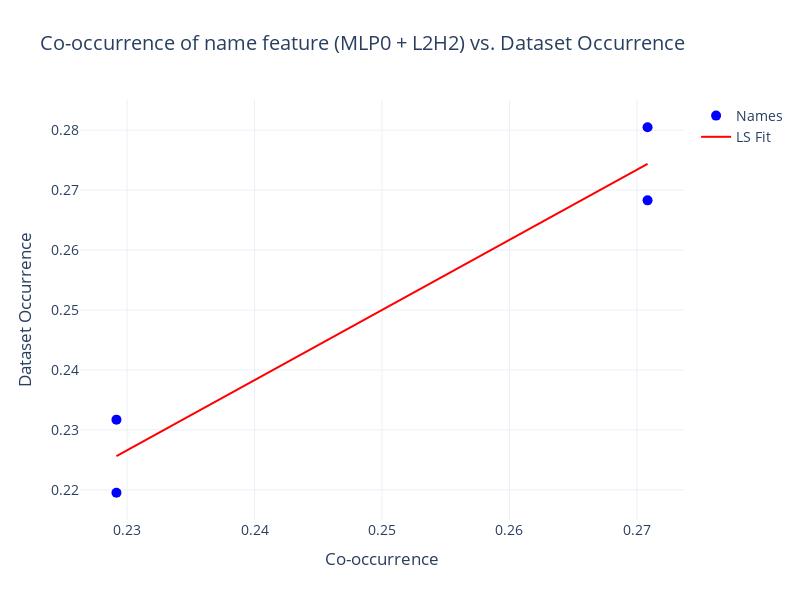

Notebook code cell kept with this figure:
### Code cell
import numpy as np
import plotly.graph_objects as go
from scipy.stats import linregress

dataset_occurrence = np.array([23, 22, 18, 19])
dataset_occurrence = np.divide(dataset_occurrence, np.sum(dataset_occurrence))
co_occurrence = np.array([13, 13, 11, 11]) / np.sum([13, 13, 11, 11])

# Perform linear regression
slope, intercept, r_value, p_value, std_err = linregress(co_occurrence, dataset_occurrence)

# Create the line of best fit
line_of_best_fit = slope * co_occurrence + intercept

fig = go.Figure()

fig.add_trace(go.Scatter(x=co_occurrence, y=dataset_occurrence,
                         mode='markers',
                         name='Names',
                         marker=dict(color='blue', size=10)))

fig.add_trace(go.Scatter(x=co_occurrence, y=line_of_best_fit,
                         mode='lines',
                         name='LS Fit',
                         line=dict(color='red', width=2)))

fig.update_layout(
    title='Co-occurrence of name feature (MLP0 + L2H2) vs. Dataset Occurrence',
    xaxis_title='Co-occurrence',
    yaxis_title='Dataset Occurrence',
    font=dict(size=14),
    template='plotly_white',
    width=800,
    height=600
)

fig.show()

### Figure 1 — Plotly figure (JSON) as saved in the notebook; plotly's stock layout.template omitted (floating-point values rounded to 4 significant figures)
{"data": [{"marker": {"color": "blue", "size": 10}, "mode": "markers", "name": "Names", "type": "scatter", "x": [0.2708, 0.2708, 0.2292, 0.2292], "y": [0.2805, 0.2683, 0.2195, 0.2317]}, {"line": {"color": "red", "width": 2}, "mode": "lines", "name": "LS Fit", "type": "scatter", "x": [0.2708, 0.2708, 0.2292, 0.2292], "y": [0.2744, 0.2744, 0.2256, 0.2256]}], "layout": {"font": {"size": 14}, "height": 600, "title": {"text": "Co-occurrence of name feature (MLP0 + L2H2) vs. Dataset Occurrence"}, "width": 800, "xaxis": {"title": {"text": "Co-occurrence"}}, "yaxis": {"title": {"text": "Dataset Occurrence"}}}}
